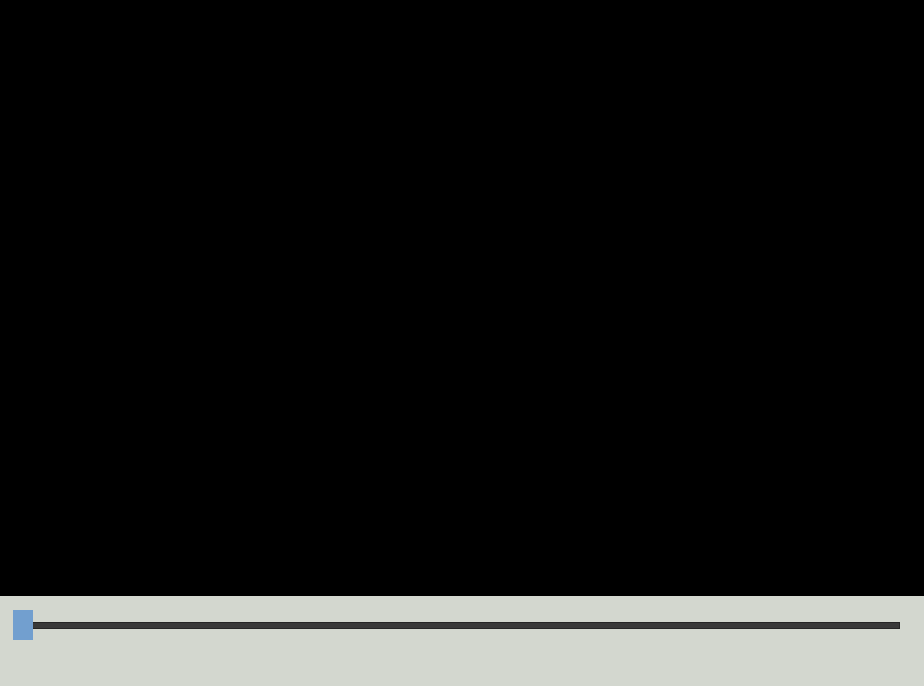
<?xml version="1.0" encoding="UTF-8"?>
<ui version="4.0">
 <class>videoplayer</class>
 <widget class="QDialog" name="videoplayer">
  <property name="geometry">
   <rect>
    <x>0</x>
    <y>0</y>
    <width>924</width>
    <height>686</height>
   </rect>
  </property>
  <property name="windowTitle">
   <string>Dialog</string>
  </property>
  <property name="styleSheet">
   <string notr="true">background-color: rgb(211, 215, 207);</string>
  </property>
  <widget class="QLabel" name="label_videoplayer">
   <property name="geometry">
    <rect>
     <x>0</x>
     <y>0</y>
     <width>924</width>
     <height>596</height>
    </rect>
   </property>
   <property name="styleSheet">
    <string notr="true">background-color: rgb(0, 0, 0);</string>
   </property>
   <property name="text">
    <string/>
   </property>
  </widget>
  <widget class="QPushButton" name="pushButton_close">
   <property name="geometry">
    <rect>
     <x>874</x>
     <y>0</y>
     <width>50</width>
     <height>50</height>
    </rect>
   </property>
   <property name="styleSheet">
    <string notr="true">background-color: rgba(255, 255, 255, 0);</string>
   </property>
   <property name="text">
    <string/>
   </property>
   <property name="icon">
    <iconset resource="icons.qrc">
     <normaloff>:/new/icons/close2.png</normaloff>:/new/icons/close2.png</iconset>
   </property>
   <property name="iconSize">
    <size>
     <width>40</width>
     <height>40</height>
    </size>
   </property>
   <property name="flat">
    <bool>true</bool>
   </property>
  </widget>
  <widget class="QSlider" name="slider">
   <property name="geometry">
    <rect>
     <x>12</x>
     <y>610</y>
     <width>900</width>
     <height>30</height>
    </rect>
   </property>
   <property name="minimumSize">
    <size>
     <width>0</width>
     <height>30</height>
    </size>
   </property>
   <property name="styleSheet">
    <string notr="true">QSlider {
    min-height: 30px;
    max-height: 30px;
   
}

QSlider::groove:horizontal {
    border: 1px solid #262626;
    height: 5px;
    background: #393939;
    margin: 0 12px;
}

QSlider::handle:horizontal {
    background: #729fcf;
    
    width: 20px;
    height: 100px;
    margin: -24px -12px;
}</string>
   </property>
   <property name="orientation">
    <enum>Qt::Horizontal</enum>
   </property>
  </widget>
  <widget class="QPushButton" name="pushButton_play">
   <property name="geometry">
    <rect>
     <x>367</x>
     <y>635</y>
     <width>50</width>
     <height>50</height>
    </rect>
   </property>
   <property name="styleSheet">
    <string notr="true">background-color: rgba(255, 255, 255, 0);</string>
   </property>
   <property name="text">
    <string/>
   </property>
   <property name="icon">
    <iconset resource="icons.qrc">
     <normaloff>:/new/icons/play.png</normaloff>:/new/icons/play.png</iconset>
   </property>
   <property name="iconSize">
    <size>
     <width>38</width>
     <height>38</height>
    </size>
   </property>
   <property name="flat">
    <bool>true</bool>
   </property>
  </widget>
  <widget class="QPushButton" name="pushButton_pause">
   <property name="geometry">
    <rect>
     <x>437</x>
     <y>635</y>
     <width>50</width>
     <height>50</height>
    </rect>
   </property>
   <property name="styleSheet">
    <string notr="true">background-color: rgba(255, 255, 255, 0);</string>
   </property>
   <property name="text">
    <string/>
   </property>
   <property name="icon">
    <iconset resource="icons.qrc">
     <normaloff>:/new/icons/pause.png</normaloff>:/new/icons/pause.png</iconset>
   </property>
   <property name="iconSize">
    <size>
     <width>38</width>
     <height>38</height>
    </size>
   </property>
   <property name="flat">
    <bool>true</bool>
   </property>
  </widget>
  <widget class="QLabel" name="label_time">
   <property name="geometry">
    <rect>
     <x>650</x>
     <y>640</y>
     <width>321</width>
     <height>30</height>
    </rect>
   </property>
   <property name="font">
    <font>
     <pointsize>20</pointsize>
    </font>
   </property>
   <property name="text">
    <string/>
   </property>
  </widget>
  <widget class="QFrame" name="frame">
   <property name="geometry">
    <rect>
     <x>0</x>
     <y>0</y>
     <width>924</width>
     <height>596</height>
    </rect>
   </property>
   <property name="styleSheet">
    <string notr="true">background-color: rgb(0, 0, 0);</string>
   </property>
   <property name="frameShape">
    <enum>QFrame::StyledPanel</enum>
   </property>
   <property name="frameShadow">
    <enum>QFrame::Raised</enum>
   </property>
  </widget>
  <widget class="QPushButton" name="pushButton_screenshot">
   <property name="geometry">
    <rect>
     <x>507</x>
     <y>635</y>
     <width>50</width>
     <height>50</height>
    </rect>
   </property>
   <property name="styleSheet">
    <string notr="true">background-color: rgba(255, 255, 255, 0);</string>
   </property>
   <property name="text">
    <string/>
   </property>
   <property name="icon">
    <iconset resource="icons.qrc">
     <normaloff>:/new/icons/capture.png</normaloff>:/new/icons/capture.png</iconset>
   </property>
   <property name="iconSize">
    <size>
     <width>50</width>
     <height>50</height>
    </size>
   </property>
   <property name="flat">
    <bool>true</bool>
   </property>
  </widget>
  <zorder>label_videoplayer</zorder>
  <zorder>slider</zorder>
  <zorder>pushButton_play</zorder>
  <zorder>pushButton_pause</zorder>
  <zorder>label_time</zorder>
  <zorder>frame</zorder>
  <zorder>pushButton_close</zorder>
  <zorder>pushButton_screenshot</zorder>
 </widget>
 <resources>
  <include location="icons.qrc"/>
 </resources>
 <connections/>
</ui>
